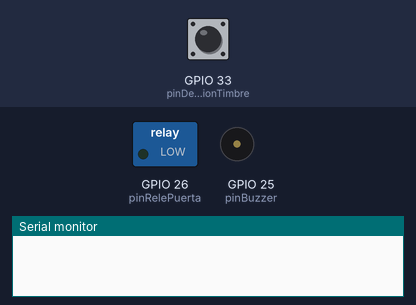
Simulated run of this sketch. Board: ESP32. On the bench: switched loads named in the sketch (green lamp = pin HIGH), buzzer (waves = sounding, pin HIGH), the last lines printed to the serial monitor. The test bench sets the inputs (shaded band); at power-on: GPIO 33 (pinDeteccionTimbre) HIGH. WiFi joins after 1.5 s; servers stay silent unless stated; uploads are accepted with an empty reply.

Above: at 0.0 s.
At 5.9 s:
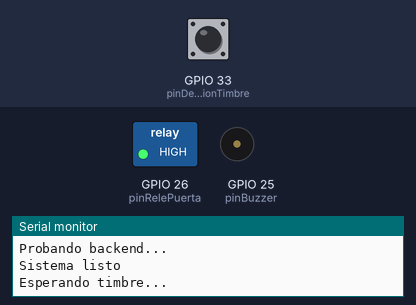
6.0 s: GPIO 33 (pinDeteccionTimbre) pulled LOW for 3.2 s
At 6.4 s:
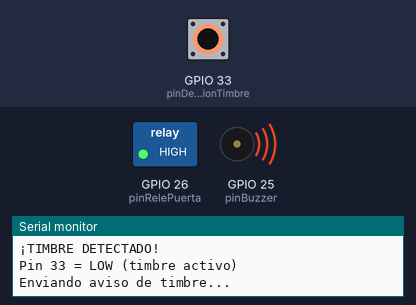
Timing chart, 0 to 11.0 s (numbered marks = the images above; inputs shaded):
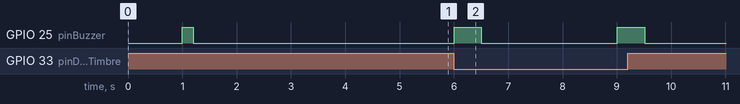

The sketch:

LumiRing.ino
```cpp
#include <WiFi.h>
#include <HTTPClient.h>

// ===== CONFIG WiFi =====
const char* ssid = "YOUR_NETWORKS_NAME";
const char* password = "PASSWORD";

// ===== CONFIG BACKEND =====
const char* backendURLTimbre = "http://YOUR_IP:8080/api/ring";
const char* backendURLAbrir = "http://YOUR_IP:8080/api/openDoor";

// ===== PINES =====
const int pinRelePuerta = 26;
const int pinDeteccionTimbre = 33;
const int pinBuzzer = 25;

// ===== VARIABLES =====
unsigned long ultimoAvisoTimbre = 0;
const unsigned long tiempoEntreAvisos = 3000;
unsigned long ultimaConsultaPuerta = 0;
const unsigned long intervalConsultaPuerta = 2000;

void sonarBuzzer(int duracion) {
  digitalWrite(pinBuzzer, HIGH);
  delay(duracion);
  digitalWrite(pinBuzzer, LOW);
}

void abrirPuerta() {
  Serial.println("Abriendo puerta...");

  sonarBuzzer(200);
  delay(100);
  sonarBuzzer(200);

  digitalWrite(pinRelePuerta, LOW);
  delay(2500);
  digitalWrite(pinRelePuerta, HIGH);
  Serial.println("Puerta abierta y cerrada");
}

void enviarTimbre() {
  Serial.println("Enviando aviso de timbre...");

  sonarBuzzer(500);

  if (WiFi.status() != WL_CONNECTED) {
    Serial.println("WiFi desconectado");
    return;
  }

  HTTPClient http;
  http.begin(backendURLTimbre);
  http.setTimeout(5000);

  int httpResponseCode = http.POST("");

  if (httpResponseCode > 0) {
    Serial.printf("Timbre enviado - Código: %d\n", httpResponseCode);
    if (httpResponseCode == 200) {
      String response = http.getString();
      Serial.println("Respuesta: " + response);
    }
  } else {
    Serial.printf("Error timbre: %d\n", httpResponseCode);
  }

  http.end();
}

bool revisarAbrirPuerta() {
  if (WiFi.status() != WL_CONNECTED) {
    return false;
  }

  HTTPClient http;
  http.begin(backendURLAbrir);
  http.setTimeout(3000);

  int httpResponseCode = http.GET();
  bool abrir = false;

  if (httpResponseCode == 200) {
    String payload = http.getString();

    if (payload.indexOf("true") >= 0) {
      abrir = true;
    }
  } else if (httpResponseCode > 0) {
    Serial.printf("HTTP puerta: %d\n", httpResponseCode);
  }

  http.end();
  return abrir;
}

void setup() {
  Serial.begin(115200);
  delay(1000);
  Serial.println("Iniciando sistema timbre/puerta...");

  pinMode(pinRelePuerta, OUTPUT);
  digitalWrite(pinRelePuerta, HIGH);

  pinMode(pinDeteccionTimbre, INPUT_PULLUP);

  pinMode(pinBuzzer, OUTPUT);
  digitalWrite(pinBuzzer, LOW);

  Serial.println("Test buzzer...");
  sonarBuzzer(200);

  WiFi.begin(ssid, password);
  Serial.print("Conectando WiFi");

  while (WiFi.status() != WL_CONNECTED) {
    delay(500);
    Serial.print(".");
  }

  Serial.println();
  Serial.println("WiFi conectado");
  Serial.println("IP: " + WiFi.localIP().toString());

  // Test inicial
  Serial.println("Probando backend...");
  delay(2000);

  Serial.println("Sistema listo");
  Serial.println("Esperando timbre...");
}

void loop() {
  int estadoTimbre = digitalRead(pinDeteccionTimbre);

  if (estadoTimbre == LOW) {
    unsigned long ahora = millis();

    if (ahora - ultimoAvisoTimbre > tiempoEntreAvisos) {
      Serial.println("¡TIMBRE DETECTADO!");
      Serial.println("Pin 33 = LOW (timbre activo)");

      enviarTimbre();
      ultimoAvisoTimbre = ahora;
    }
  }

  unsigned long ahora = millis();
  if (ahora - ultimaConsultaPuerta > intervalConsultaPuerta) {
    bool abrir = revisarAbrirPuerta();
    if (abrir) {
      Serial.println("¡Orden de abrir recibida!");
      abrirPuerta();
    }
    ultimaConsultaPuerta = ahora;
  }

  delay(100);
}
```

Measured:
- after the input at 6.0 s, GPIO 25 (pinBuzzer): alternates HIGH for 0.50 s and LOW for 2.5 s, 4 changes in all, then stays LOW, starting at once
